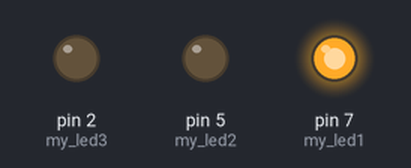
Recording of a sketch running on a simulated Arduino Uno, built with avr-gcc and run on an emulated ATmega328P. On the bench: output pins drawn as LEDs (lit = HIGH).

Above: at 0.5 s.
At 1.5 s:
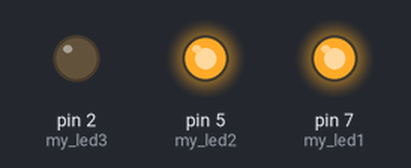
At 2.5 s:
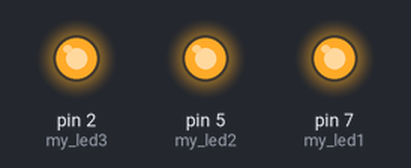
At 3.5 s:
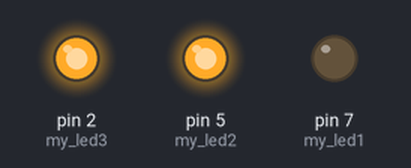
At 4.5 s:
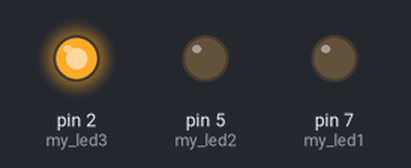
At 5.5 s:
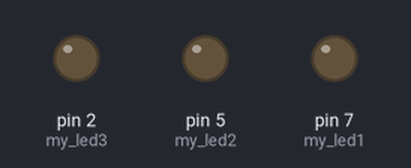
Timing chart, 0 to 7.8 s (numbered marks = the images above):
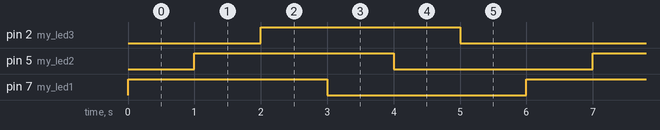

Measured:
- by itself, pin 2 (my_led3), pin 5 (my_led2), pin 7 (my_led1): alternates HIGH for 3.0 s and LOW for 3.0 s
- by itself, everything shown: repeats every 6.0 s, in 6 steps

The sketch:

sequential_led_blink.ino
```cpp
#define my_led1 7
#define my_led2 5
#define my_led3 2

void setup(){
pinMode (my_led1, OUTPUT);
pinMode (my_led2, OUTPUT);
pinMode (my_led3, OUTPUT);
Serial.begin(9600);
}
void loop(){

  while(true){
    digitalWrite(my_led1,HIGH);
    delay(1000);
    digitalWrite(my_led2,HIGH);
    delay(1000);
    digitalWrite(my_led3,HIGH);
    delay(1000);
    digitalWrite(my_led1,LOW);
    delay(1000);
    digitalWrite(my_led2,LOW);
    delay(1000);
    digitalWrite(my_led3,LOW);
    delay(1000);

  }
}
```
